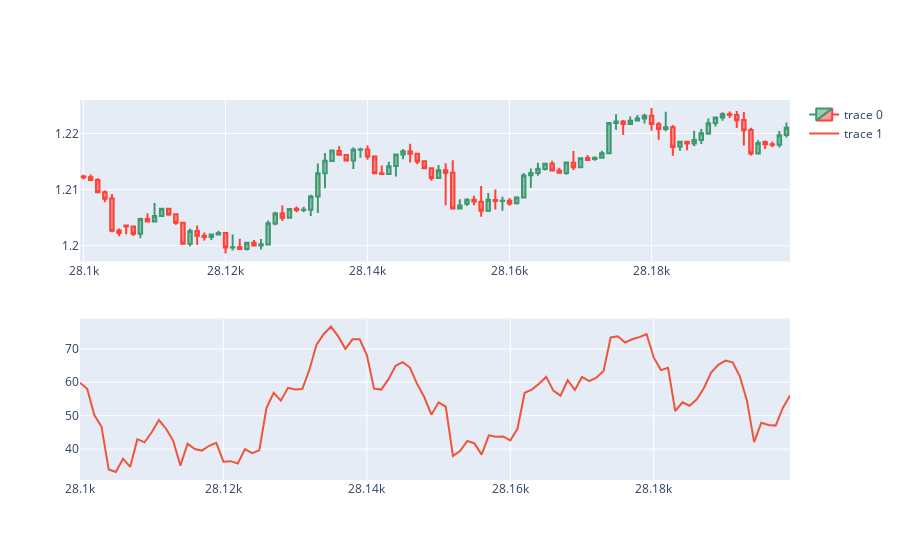

Notebook code cell kept with this figure:
### Code cell
dfpl = df[28100:28200]
import plotly.graph_objects as go
from plotly.subplots import make_subplots
from datetime import datetime

fig = make_subplots(rows=2, cols=1)
fig.append_trace(go.Candlestick(x=dfpl.index,
                open=dfpl['open'],
                high=dfpl['high'],
                low=dfpl['low'],
                close=dfpl['close']), row=1, col=1)
fig.append_trace(go.Scatter(
    x=dfpl.index,
    y=dfpl['RSI'],
), row=2, col=1)

fig.update_layout(xaxis_rangeslider_visible=False)
fig.show()
